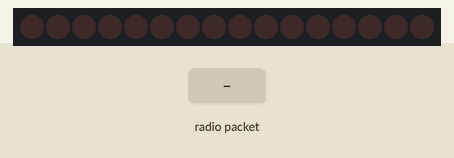
A sketch run on a simulated Arduino Uno, built with avr-gcc and run on an emulated ATmega328P. Parts: 16 shift-register outputs drawn as a row of LEDs (first output left, lit = HIGH). Wiring (inferred from the names in the program): 2 × shift register (74HC595): data pin 2; shift clock pin 4; latch pin 3. Wiring (inferred from the signals the program sends): row of LEDs: on Q0, Q1, Q2, Q3, Q4, Q5, Q6, Q7, Q8, Q9, Q10, Q11, Q12, Q13, Q14, Q15. Inputs (shaded band) come from the test bench. No radio packets arrive unless stated.

Above: at 1.2 s.
1.3 s: radio packet "1" arrives
At 1.9 s:
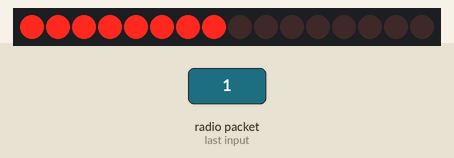
2.8 s: radio packet "0" arrives
At 4.0 s:
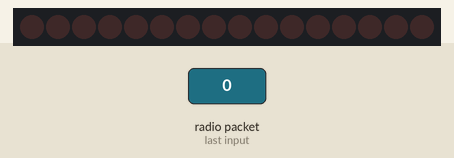
4.3 s: radio packet "2" arrives
At 5.4 s:
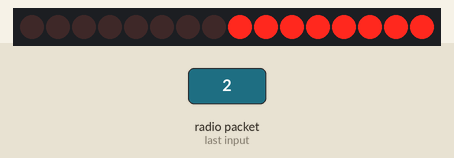
Timing chart, 0 to 7.3 s (numbered marks = the images above; inputs shaded):
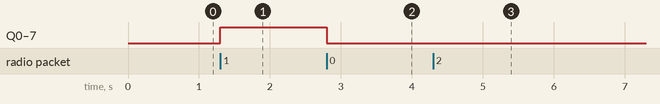

Measured:
- after the input at 1.3 s, Q0–7: LOW → HIGH at once
- after the input at 2.8 s, Q0–7: HIGH → LOW at once

The sketch:

START_LIGHTS_RX_2.ino
```cpp
#include <SPI.h>   // Comes with Arduino IDE
#include <RF24.h>  // Download and Install (See above)
#include <nRF24L01.h>

RF24 myRadio (9, 10);

byte addresses[6] = {"1Node"};

// initialize the library with the numbers of the interface pins
//LiquidCrystal lcd(12, 9, 5, 4, 3, 2);

char tx_array[63];
int radav = 0;
int lstate;

// TPIC6B595 pin declarations
//Pin connected to ST_CP of 74HC595
int latchPin = 3;
//Pin connected to SH_CP of 74HC595
int clockPin = 4;
////Pin connected to DS of 74HC595
int dataPin = 2;

// digit declaration digits 0-9
byte lights[] = {0b11111111,0b00000000};

void setup()
{
  pinMode(latchPin, OUTPUT);
  pinMode(clockPin, OUTPUT);
  pinMode(dataPin, OUTPUT);
  myRadio.begin();
  myRadio.setChannel(108);
  myRadio.setPALevel(RF24_PA_MAX);
  myRadio.setDataRate(RF24_250KBPS);
  myRadio.openReadingPipe(1, addresses[0]);
  myRadio.startListening();
  delay(50);
  //vw_set_ptt_inverted(true); // Required for DR3100
  //vw_set_rx_pin(8);
  //vw_setup(2000);  // Bits per sec
  //lcd.begin(16, 2);
  //lcd.clear();
  //vw_rx_start();       // Start the receiver PLL running
}
void loop()
{
  //uint8_t buf[VW_MAX_MESSAGE_LEN];
  //uint8_t buflen = VW_MAX_MESSAGE_LEN;
  recvlstate();
  if (radav == 1) // Non-blocking
  {
    lstate = atoi(strtok((char*)tx_array, ","));
    switch(lstate){
      case 0:
        digitalWrite(latchPin, LOW);
        shiftOut(dataPin, clockPin, MSBFIRST, lights[1]);
        shiftOut(dataPin, clockPin, MSBFIRST, lights[1]);  // shift out the bits:
        digitalWrite(latchPin, HIGH);                           // take the latch pin high so the LEDs will light up:
        //digitalWrite(redlatchPin, LOW);
        //shiftOut(reddataPin, redclockPin, MSBFIRST, lights[1]);      // shift out the bits:
        //digitalWrite(redlatchPin, HIGH);                             // take the latch pin high so the LEDs will light up:
      break;
      case 1:
        digitalWrite(latchPin, LOW);
        shiftOut(dataPin, clockPin, MSBFIRST, lights[1]);
        shiftOut(dataPin, clockPin, MSBFIRST, lights[0]);  // shift out the bits:
        digitalWrite(latchPin, HIGH);                             // take the latch pin high so the LEDs will light up:
      break;
      case 2:
        digitalWrite(latchPin, LOW);
        shiftOut(dataPin, clockPin, MSBFIRST, lights[0]);
        shiftOut(dataPin, clockPin, MSBFIRST, lights[1]);  // shift out the bits:
        digitalWrite(latchPin, HIGH);                             // take the latch pin high so the LEDs will light up:
      break;
    }
    radav = 0;
    // lcd.clear();     stuff here if it doesn't work in the switch statement

  }
}

void recvlstate(){
  if (myRadio.available())  // While there is data ready
    {
      myRadio.read( &tx_array, sizeof(tx_array) ); // Get the data payload (You must have defined that already!)
      radav = 1;
    }
}
```
